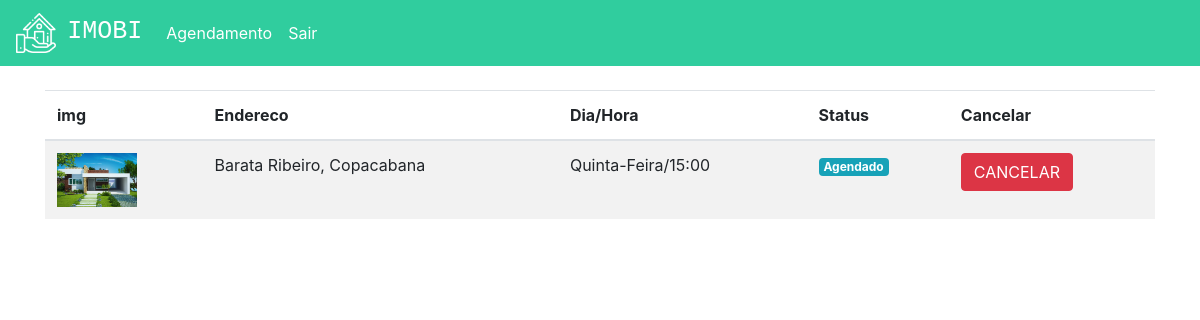
The app's page /agendamentos (signed in), older data.
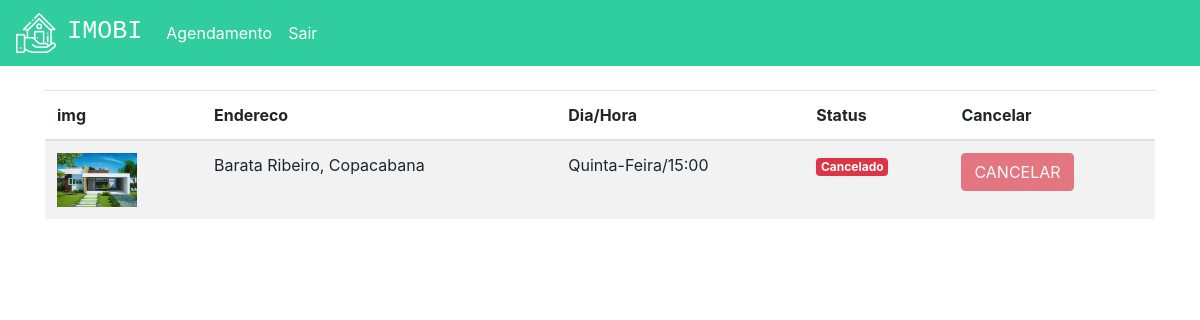
The same page, newer data.
### plataforma/models.py (models this page shows, shortened)
class Visitas(models.Model):
    choices = (('S', 'Segunda'),
               ('T', 'Terça'),
               ('Q', 'Quarta'),
               ('QI', 'Quinta'),
               ('SE', 'Sexta'),
               ('SA', 'Sabado'),
               ('D', 'Domingo'))
    choices_status = (('A', 'Agendado'),
                      ('F', 'Finalizado'),
                      ('C', 'Cancelado'))
    imovel = models.ForeignKey(Imovel, on_delete=models.DO_NOTHING)
    usuario = models.ForeignKey(User, on_delete=models.DO_NOTHING)
    dia = models.CharField(max_length=20)
    horario = models.TimeField()
    status = models.CharField(max_length=1, choices=choices_status, default="A")

class Imovel(models.Model):
    choices = (('V', 'Venda'),
               ('A', 'Aluguel'))
    choices_imovel = (('A', 'Apartamento'),
                      ('C', 'Casa'))
    imagens = models.ManyToManyField(Imagem)
    valor = models.FloatField()
    quartos = models.IntegerField()
    tamanho = models.FloatField()
    cidade = models.ForeignKey(Cidade, on_delete=models.DO_NOTHING)
    rua = models.CharField(max_length=50)
    tipo = models.CharField(max_length=1, choices=choices)
    tipo_imovel = models.CharField(max_length=1, choices=choices_imovel)
    numero = models.IntegerField()
    descricao = models.TextField()
    dias_visita = models.ManyToManyField(DiasVisita)
    horarios = models.ManyToManyField(Horario)

class Imagem(models.Model):
    img = models.ImageField(upload_to='img')
    def __str__(self) -> str:
        return self.img.url

class Cidade(models.Model):
    nome = models.CharField(max_length=30)
    def __str__(self) -> str:
        return self.nome

### plataforma/views.py (the view)
# urls.py: path('agendamentos', views.agendamentos, name="agendamentos"),
def agendamentos(request):
    visitas = Visitas.objects.filter(usuario=request.user)
    return render(request, "agendamentos.html", {'visitas': visitas})

### plataforma/templates/agendamentos.html (shortened to what this page needs)
{% extends 'base.html' %}
{% load static %}
{% block 'head' %}
<link rel="stylesheet" href="{% static 'plataforma/css/home.css' %}">
{% endblock %}
{% block 'body' %}
    <div class="container">
        <br>
        <table class="table table-striped">
        <thead>
            <tr>
                <th scope="col">img</th>
                <th scope="col">Endereco</th>
                <th scope="col">Dia/Hora</th>
                <th scope="col">Status</th>
                <th scope="col">Cancelar</th>
            </tr>
        </thead>
        <tbody>
            {% for visita in visitas %}
                <tr>
                    <th><img width="80" src="{{visita.imovel.imagens.all.0}}"></th>
                    <td>{{visita.imovel.rua}}, {{visita.imovel.cidade}}</td>
                    <td>{{visita.dia}}/{{visita.horario}}</td>
                    <td>
                        {% if visita.status == "A" %}
                            <span class="badge badge-info">Agendado</span>
                        {% endif %}
                        {% if visita.status == "C" %}
                            <span class="badge badge-danger">Cancelado</span>
                        {% endif %}
                    </td>
                    <td>
                        {% if visita.status == "A" %}
                            <a href="{% url 'cancelar_agendamento' visita.id %}" class="btn btn-danger">CANCELAR</a>
                        {% else %}
                            <a href="" class="btn btn-danger disabled">CANCELAR</a>
                        {% endif %}
                        </td>
                    </tr>
                {% endfor %}
            </tbody>
        </table>
    </div>
{% endblock %}

### templates/base.html (shortened to what this page needs)
{% load static %}
<!doctype html>
<html lang="pt-br">
    <head>
        {% block 'head' %}{% endblock %}
        <link rel="stylesheet" href="https://cdn.jsdelivr.net/npm/bootstrap@4.6.1/dist/css/bootstrap.min.css">
    </head>
    <body>
    {% if user.is_authenticated %}
<nav class="navbar navbar-expand-lg navbar-dark bg_navbar">
<a class="navbar-brand" href="{% url 'home' %}">
<img width="40" src="{% static 'autenticacao/img/logo.png' %}">
&nbsp<h3 class="font_logo">IMOBI</h3></a>
<div class="collapse navbar-collapse" id="navbarNav">
<ul class="navbar-nav">
<li class="nav-item active">
<a class="nav-link" href="{% url 'agendamentos' %}">Agendamento</a>
</li>
    <li class="nav-item active">
<a class="nav-link" href="{% url 'sair' %}">Sair</a>
</li>
</ul>
</div>
</nav>
{% endif %}
        {% block 'body' %}{% endblock %}
    </body>
</html>

### templates/static/plataforma/css/home.css (style rules this page uses)
.bg_navbar { background-color: #30CD9E; }
.font_logo { font-family: 'Courier New', Courier, monospace; font-size: 25px; display: inline; }

Row changes from the older to the newer data that the page shows:
changed Visitas "Quinta-Feira": status "Agendado" → "Cancelado"
